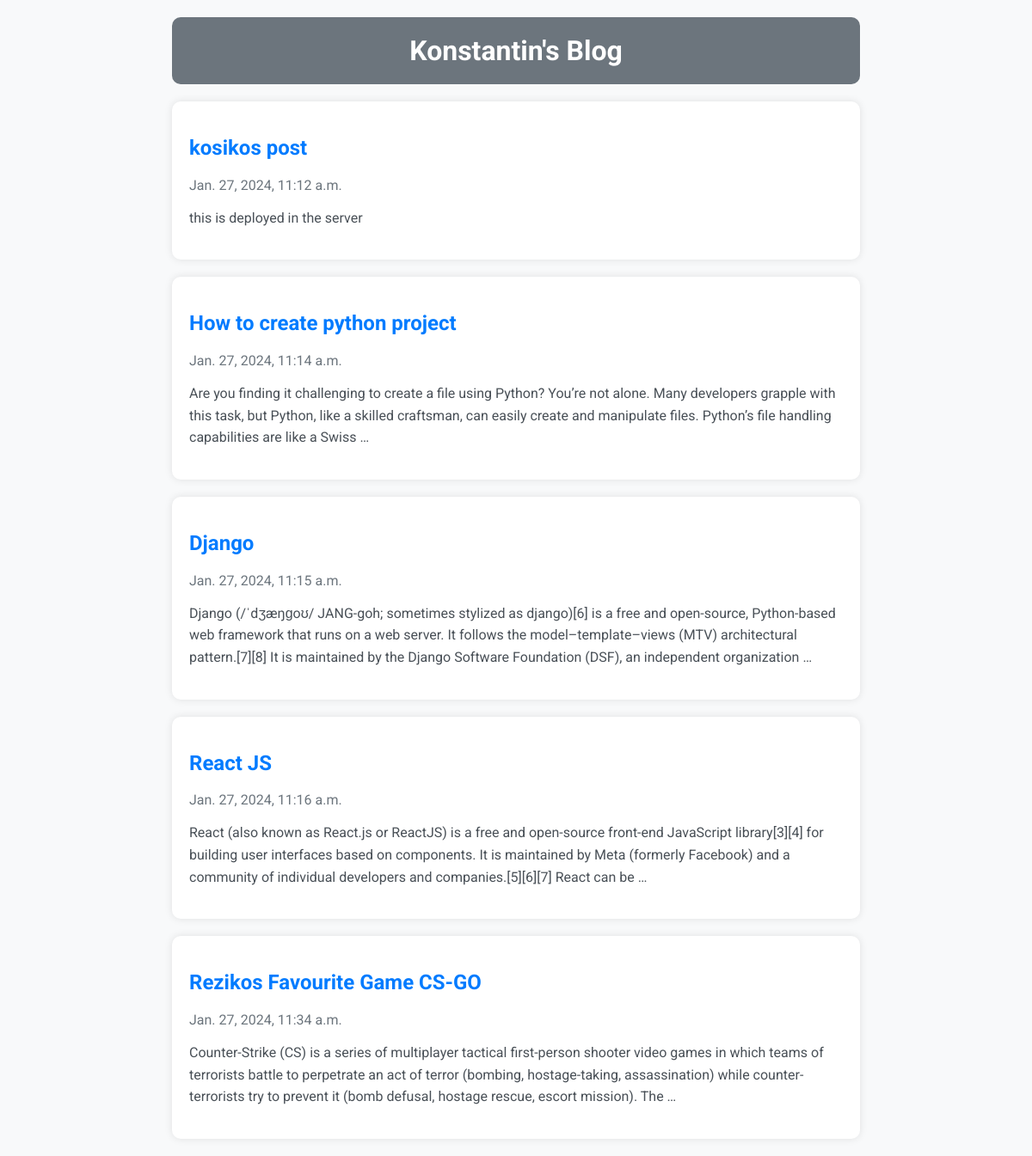
The page / on the database its author committed.
### posts/models.py (models this page shows)
class Post(models.Model):
    title = models.CharField(max_length =100)
    body =  models.CharField(max_length =100000)
    created_at= models.DateTimeField(default = datetime.now, blank =True)

### posts/views.py (the view)
# urls.py: path('',views.index, name = 'index' ),
def index(request):
    posts = Post.objects.all()
    return render(request,'index.html' , {'posts' : posts})

### templates/index.html (shortened to what this page needs)
<!DOCTYPE html>
<html lang="en">
  <head>
  </head>
  <body>
    <header>
      <h1>Konstantin's Blog</h1>
    </header>
    {% for post in posts %}
    <section>
      <article>
        <a href="/post/{{post.id}}">
          <h2>{{ post.title }}</h2>
          <time>{{ post.created_at }}</time>
          <p>{{ post.body|truncatewords:40 }}</p>
        </a>
      </article>
    </section>
    {% endfor %}
  </body>
</html>

### templates/index.html (style rules this page uses)
body { font-family: "Roboto", sans-serif; background-color: #f8f9fa; color: #343a40; max-width: 800px; margin: 0 auto; padding: 20px; }
header { text-align: center; padding: 20px 0; background-color: #6c757d; color: #fff; border-radius: 10px; transition: background-color 0.3s ease; }
h1 { margin: 0; }
section { background-color: #fff; margin-top: 20px; border-radius: 10px; overflow: hidden; box-shadow: 0 0 10px rgba(0, 0, 0, 0.1); transition: transform 0.3s ease; }
article { padding: 20px; }
a { text-decoration: none; color: #007bff; transition: color 0.3s ease; }
h2 { color: #007bff; transition: color 0.3s ease; }
time { color: #6c757d; }
p { line-height: 1.6; color: #495057; }

### rows shown on the page
Post: title "kosikos post", created_at "Jan. 27, 2024, 11:12 a.m.", body "this is deployed in the server"
Post: title "How to create python project", created_at "Jan. 27, 2024, 11:14 a.m.", body "Are you finding it challenging to create a file using Python? You’re not alone. Many developers grapple with this task, but Python, like a skilled craftsman, can easily create and manipulate files. Python’s file handling capabilities are like a Swiss …"
Post: title "Django", created_at "Jan. 27, 2024, 11:15 a.m.", body "Django (/ˈdʒæŋɡoʊ/ JANG-goh; sometimes stylized as django)[6] is a free and open-source, Python-based web framework that runs on a web server. It follows the model–template–views (MTV) architectural pattern.[7][8] It is maintained by the Django Software Foundation (DSF), an independent organization …"
Post: title "React JS", created_at "Jan. 27, 2024, 11:16 a.m.", body "React (also known as React.js or ReactJS) is a free and open-source front-end JavaScript library[3][4] for building user interfaces based on components. It is maintained by Meta (formerly Facebook) and a community of individual developers and companies.[5][6][7] React can be …"
Post: title "Rezikos Favourite Game CS-GO", created_at "Jan. 27, 2024, 11:34 a.m.", body "Counter-Strike (CS) is a series of multiplayer tactical first-person shooter video games in which teams of terrorists battle to perpetrate an act of terror (bombing, hostage-taking, assassination) while counter-terrorists try to prevent it (bomb defusal, hostage rescue, escort mission). The …"
